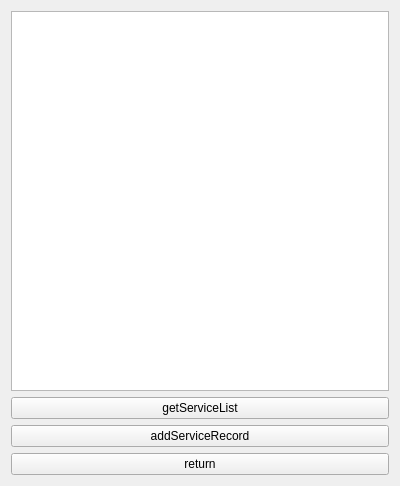
<?xml version="1.0" encoding="UTF-8"?>
<ui version="4.0">
 <class>Form</class>
 <widget class="QWidget" name="Form">
  <property name="geometry">
   <rect>
    <x>0</x>
    <y>0</y>
    <width>400</width>
    <height>486</height>
   </rect>
  </property>
  <property name="windowTitle">
   <string>User Control</string>
  </property>
  <layout class="QVBoxLayout" name="verticalLayout">
   <item>
    <widget class="QPlainTextEdit" name="serviceListText"/>
   </item>
   <item>
    <widget class="QPushButton" name="getSL">
     <property name="text">
      <string>getServiceList</string>
     </property>
    </widget>
   </item>
   <item>
    <widget class="QPushButton" name="toSRUI">
     <property name="text">
      <string>addServiceRecord</string>
     </property>
    </widget>
   </item>
   <item>
    <widget class="QPushButton" name="toMCUI">
     <property name="text">
      <string>return</string>
     </property>
    </widget>
   </item>
  </layout>
 </widget>
 <resources/>
 <connections/>
</ui>
